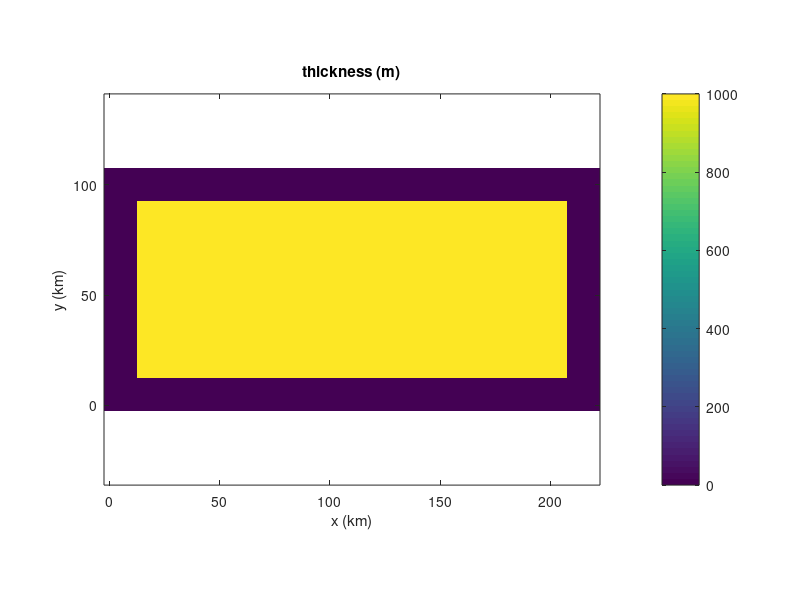
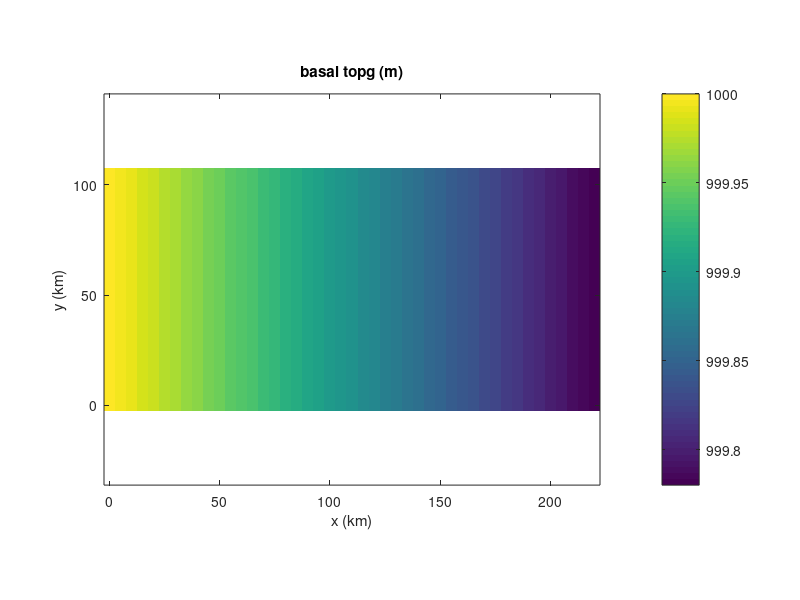
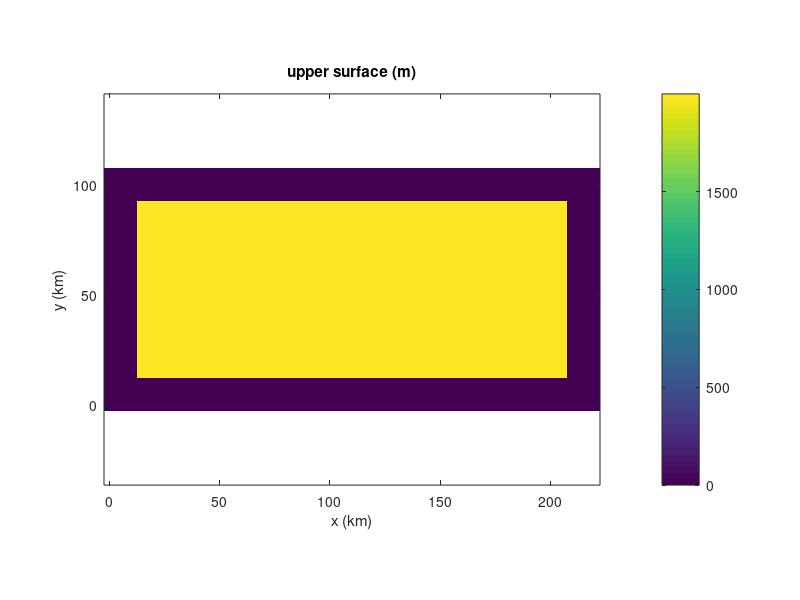

Reproduce these figures in MATLAB, in order. (Note: this script raises an error after producing the figures.)

%% file to create .mat input variables for Marion's coupled runs
%%
%% To be read by .py script to make .nc input file

double_res = 0;     %% flag to double res of grid
% double_res = 1;

rho_i = 910;     % ice density kg/m^3
rho_w = 1028;    % ocean water density kg/m^3

H0 = 1e3;
T0 = -10;
q0 = -7e-2;
slope = 1e-6;
b0 = 0.25;

r = 22; c = 45;
dew = 5e3; dns = 5e3;
x = [0:dew:dew*c-1]; xs = ( x(1:end-1)+x(2:end) )/2;
y = [0:dns:dns*r-1]'; ys = ( y(1:end-1)+y(2:end) )/2;


if( double_res == 1 )
    dew = 1/2*dew; dns = 1/2*dns;    % make these active to double resolution
    r = 2*r; c = 2*c;
    x2 = [0:dew:dew*c-1]; x2s = ( x2(1:end-1)+x2(2:end) )/2;
    y2 = [0:dns:dns*r-1]'; y2s = ( y2(1:end-1)+y2(2:end) )/2;
end

l = 11;     % no of vert levels


thck = H0 * ones( r, c );
artm = T0 * ones( r, c );
bheatflx = q0 * ones( r, c );
acab = b0 * ones( r, c );

topg = repmat( linspace( 1e3, 1e3-(slope*(c-1)*dew), c), r, 1 );      %% for debugging

% temp = repmat( linspace( (-H0*(rho_i/rho_w)-50)/1.25, -H0*(rho_i/rho_w)-50, c-3), r, 1 ) + 0;        %% force to be near floatationg at ds end
% topg = [ temp, repmat(temp(:,end-3), 1, 3 ) ];

usrf = topg + thck;

%% put buffer of zero thickness cells around perimeter (for remapping)
thck(1:3,:) = 0; thck(:,1:3) = 0; thck(end-2:end,:) = 0; thck(:,end-2:end) = 0;
usrf(1:3,:) = 0; usrf(:,1:3) = 0; usrf(end-2:end,:) = 0; usrf(:,end-2:end) = 0;

figure(1), imagesc( x/1e3, y/1e3, thck ), axis xy, axis equal, axis tight, colorbar
xlabel( 'x (km)' ), ylabel( 'y (km)' ), title( 'thickness (m)' )

figure(2), imagesc( x/1e3, y/1e3, topg ), axis xy, axis equal, axis tight, colorbar
xlabel( 'x (km)' ), ylabel( 'y (km)' ), title( 'basal topg (m)' )

figure(3), imagesc( x/1e3, y/1e3, usrf ), axis xy, axis equal, axis tight, colorbar
xlabel( 'x (km)' ), ylabel( 'y (km)' ), title( 'upper surface (m)' )

%% load in old till map
%  load ~/Home/GLAM/GLIMGLAM/SENS/new_UPB/trunk/GLAM/Tillggl           % Marion's path
load ~/work/modeling/glam-stream-marion-new/trunk/GLAM/Tillggl      % Steve's path

minTauf = Tillggl;

% %% hacks of minTauf field to make it easier for the model to converge
% ind = find( minTauf > 5e3 & minTauf <= 27500 ); minTauf(ind) = 7.5e3;
% ind = find( minTauf > 27500 ); minTauf(ind) = 1e4;
% ind = find( minTauf < 2.5e3 ); minTauf(ind) = 1e3;

% minTauf = 10e3 * ones( r-1, c-1 );       % for debugging
% minTauf = 1e7 * ones( r-1, c-1 );       
% minTauf(5:end-4,:) = 5e3;
% if( double_res == 1 )
%     minTauf(10:end-9,:) = 5e3;
% end 

if( double_res == 1 )
    minTauf = interp2( xs, ys, minTauf, x2s, y2s, 'nearest' );
    ind = find( isnan( minTauf ) ); minTauf(ind) = max( max( minTauf ) );
end 

beta = 1e6*ones(size(minTauf));
ind = find( minTauf <= 5e3 ); beta(ind) = 1e2;
% beta(8:14,:) = 3e1;
% beta(10:12,:) = 0.5e1;0

figure(4), imagesc( x/1e3, y/1e3, minTauf/1e3 ), axis xy, axis equal, axis tight, colorbar
xlabel( 'x (km)' ), ylabel( 'y (km)' ), title( 'Tau0 (kPa)' )

figure(5), imagesc( x/1e3, y/1e3, artm ), axis xy, axis equal, axis tight, colorbar
xlabel( 'x (km)' ), ylabel( 'y (km)' ), title( 'artm temp (C)' )

figure(6), imagesc( x/1e3, y/1e3, bheatflx ), axis xy, axis equal, axis tight, colorbar
xlabel( 'x (km)' ), ylabel( 'y (km)' ), title( 'geo flux (W m^2)' )

% %% add a kinbcmask field to specify where 0 flux bcs are
kinbcmask = zeros(size(minTauf));
kinbcmask(1:4,:) = 1; kinbcmask(end-3:end,:) = 1; kinbcmask(:,1:4) = 1;

uvelhom = zeros( l, r-1, c-1 );
for i=1:l
    uvelhom(i,:,:) = zeros(size(minTauf));
end

vvelhom = uvelhom; 

% bwat = 100*ones( size( topg ) );

figure(7), imagesc( x/1e3, y/1e3, kinbcmask ), axis xy, axis equal, axis tight, colorbar
xlabel( 'x (km)' ), ylabel( 'y (km)' ), title( 'kinbcmask' )

figure(8), imagesc( x/1e3, y/1e3, acab ), axis xy, axis equal, axis tight, colorbar
xlabel( 'x (km)' ), ylabel( 'y (km)' ), title( 'acab (m/a)' )

tauf = minTauf;

%  cd ~/Home/Glimmer2/glimmer-cism-lanl/branches/basalproc/tests/basalproc     % Marion's path
cd /Users/sprice/work/modeling/cism-parallel/tests/basalproc            % Steve's path

save bproc.mat artm acab bheatflx usrf topg thck beta tauf kinbcmask uvelhom vvelhom
